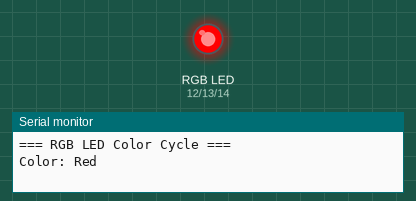
This sketch was run on a simulated ESP32. On the bench: an RGB LED mixed from three pins (HIGH = lit), the last lines printed to the serial monitor.

Above: at 0.05 s.
At 1.15 s:
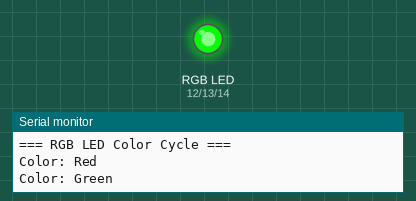
At 2.25 s:
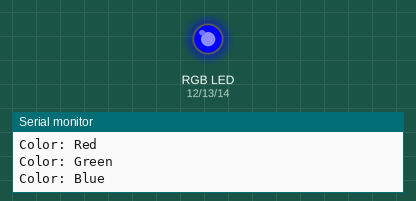
At 4.5 s:
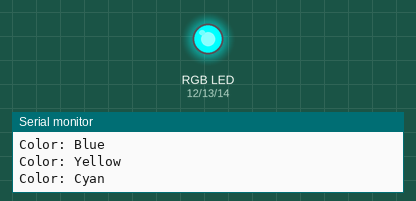
At 6.7 s:
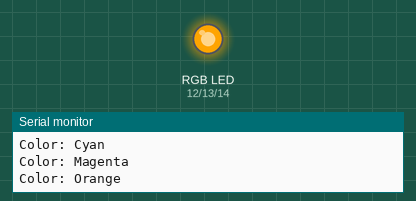
At 8.95 s:
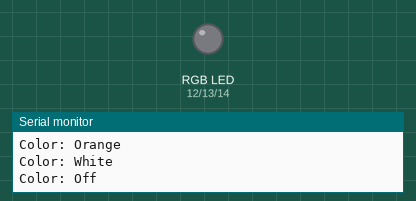
Timing chart, 0 to 11.7 s (numbered marks = the images above):
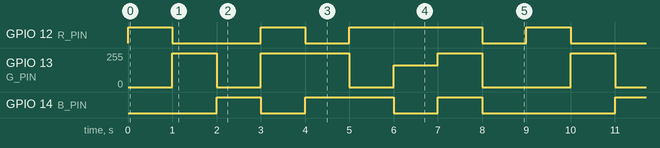

Measured:
- by itself, GPIO 12 (R_PIN): repeats every 9.0 s: LOW 2.0 s, HIGH 1.0 s, LOW 1.0 s, HIGH 3.0 s, LOW 1.0 s, HIGH 1.0 s
- by itself, GPIO 13 (G_PIN): repeats every 9.0 s: 0/255 1.0 s, 255/255 2.0 s, 0/255 1.0 s, 164/255 1.0 s, 255/255 1.0 s, 0/255 2.0 s, 255/255 1.0 s
- by itself, GPIO 14 (B_PIN): repeats every 9.0 s: LOW 1.0 s, HIGH 2.0 s, LOW 1.0 s, HIGH 1.0 s, LOW 3.0 s, HIGH 1.0 s

The sketch:

RGB_LED.ino
```cpp
/**
 * A4 — RGB LED Module (Common Cathode)
 * ======================================
 * Board : AI Thinker ESP32-CAM
 *
 * Wiring:
 *   RGB R   → GPIO 12 (via 220Ω)
 *   RGB G   → GPIO 13 (via 220Ω)
 *   RGB B   → GPIO 14 (via 220Ω)
 *   RGB GND → GND
 *
 * ESP32-CAM uses LEDC hardware PWM (analogWrite not supported natively).
 */
#define R_PIN 12
#define G_PIN 13
#define B_PIN 14

// LEDC channels — one per PWM pin
#define CH_R 0
#define CH_G 1
#define CH_B 2

void setupPWM() {
  ledcSetup(CH_R, 5000, 8); ledcAttachPin(R_PIN, CH_R);
  ledcSetup(CH_G, 5000, 8); ledcAttachPin(G_PIN, CH_G);
  ledcSetup(CH_B, 5000, 8); ledcAttachPin(B_PIN, CH_B);
}

void setColor(uint8_t r, uint8_t g, uint8_t b) {
  ledcWrite(CH_R, r);
  ledcWrite(CH_G, g);
  ledcWrite(CH_B, b);
}

struct Color { uint8_t r, g, b; const char* name; };
Color colors[] = {
  {255,   0,   0, "Red"},
  {  0, 255,   0, "Green"},
  {  0,   0, 255, "Blue"},
  {255, 255,   0, "Yellow"},
  {  0, 255, 255, "Cyan"},
  {255,   0, 255, "Magenta"},
  {255, 165,   0, "Orange"},
  {255, 255, 255, "White"},
  {  0,   0,   0, "Off"},
};

void setup() {
  Serial.begin(115200);
  setupPWM();
  Serial.println("=== RGB LED Color Cycle ===");
}

void loop() {
  for (auto& c : colors) {
    Serial.printf("Color: %s\n", c.name);
    setColor(c.r, c.g, c.b);
    delay(1000);
  }
}
```
